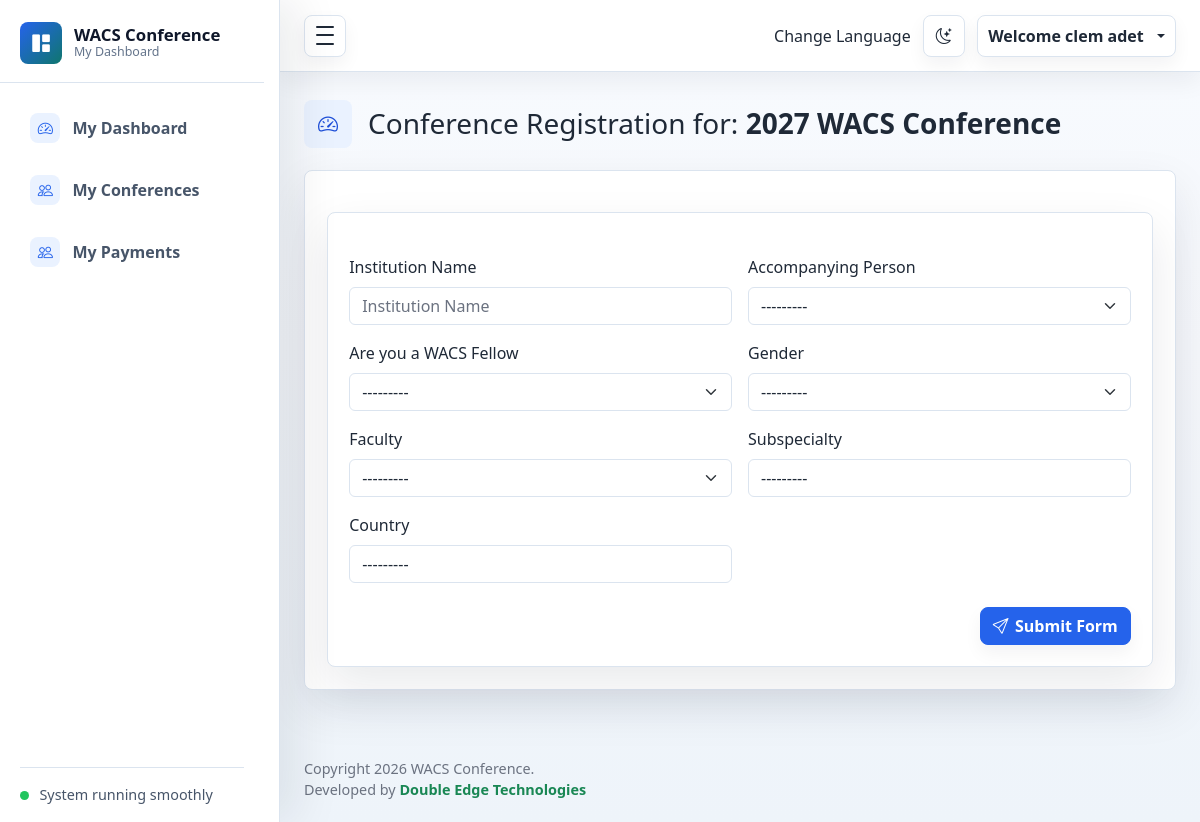
Screenshot of /conference-registration/1/ (signed in) with the database file from the repository.
### accounts/models.py (models this page shows, shortened)
class Account(AbstractBaseUser, PermissionsMixin):
    USER_TYPE_CHOICES = (
        ("candidate", "Candidate"),
        ("reviewer", "Reviewer"),
        ("admin", "Admin"),
        ("staff", "Staff"),
    )
    first_name = models.CharField(max_length=50)
    last_name = models.CharField(max_length=50)
    username = models.CharField(
        max_length=50,
        unique=True
    )
    email = models.EmailField(
        max_length=100,
        unique=True
    )
    phone_number = models.CharField(
        max_length=50,
        blank=True,
        null=True
    )
    faculty = models.ForeignKey(
        Faculty,
        on_delete=models.PROTECT,
        blank=True,
        null=True
    )
    user_type = models.CharField(
        max_length=20,
        choices=USER_TYPE_CHOICES,
        default="candidate"
    )
    date_joined = models.DateTimeField(auto_now_add=True)
    last_login = models.DateTimeField(
        auto_now=True
    )
    is_active = models.BooleanField(default=True)
    is_staff = models.BooleanField(default=False)
    is_admin = models.BooleanField(default=False)
    is_superadmin = models.BooleanField(default=False)
    objects = MyAccountManager()
    USERNAME_FIELD = "email"
    REQUIRED_FIELDS = [
        "username",
        "first_name",
        "last_name",
    ]
    class Meta:
        verbose_name = "Account"
        verbose_name_plural = "Accounts"

### conferencename/models.py (models this page shows, shortened)
class Conferencename(models.Model):
    name = models.CharField(max_length=200, unique=True)
    normalregistration_fee = models.CharField(max_length=200)
    lateregistration_fee = models.CharField(max_length=200)
    lateregistration_start_date = models.DateField(null=True, blank=True)
    conferencestartdate = models.DateField(null=True, blank=True)
    conferenceenddate = models.DateField(null=True, blank=True)
    created_at = models.DateField(auto_now_add=True)
    updated_at = models.DateField(auto_now=True)
    venue = models.CharField(max_length=300, blank=True, null=True)

### confregdetails/views.py (the view)
# urls.py: path('conference-registration/<int:id>/', include('confregdetails.urls')),
@login_required
def registration(request, id):
    faculties = Faculty.objects.all()
    conference = get_object_or_404(Conferencename, id=id)
    if request.method == "POST":
        form = ConfregdetailForm(request.POST)
        if form.is_valid():
            registration = form.save(commit=False)
            registration.user = request.user
            registration.conferencename = conference
            alreadyRegistered = Confregdetail.objects.filter(user = request.user,
                                                             conferencename = conference )
            if  alreadyRegistered:
                messages.error(request,
                                  "You already registered for this conference, you can NOT register for a conference twice!")
            else:
                registration.save()
                message = render_to_string('emails/conference_registration.html',
                                            {
                                                'user':request.user,
                                                'conference':conference,
                                            })
                email =EmailMessage(
                        'WACS Conference Registration Notification',
                        message,
                        to=[request.user.email]
                    )
                email.content_subtype = 'html'
                email.send(fail_silently=True)
                messages.success(
                        request,
                        "Your conference registration was saved, please check your mail for more details!, or follow the payment instructions below"
                    )
                return redirect('myconferencedetails', registration.id)
        else:
            print(form.errors)
    else:
        form = ConfregdetailForm()
    context = {
        'form':form,
        'faculties':faculties,
        'conference':conference,
    }
    return render(request, 'confregdetails/register.html', context)

### faculty/models.py (called while the page is built)
    def __str__(self):
        return self.faculty_name

### templates/confregdetails/register.html (shortened to what this page needs)
{% load static %}
{% include 'includes/aside.html' %}
{% include 'includes/navigation.html' %}
      <main class="dashboard-content">
        <div class="container-fluid px-3 px-lg-4 py-4">
          <div class="page-heading">
            <div class="page-heading-copy">
              <span class="page-icon"><i class="bi bi-speedometer2" aria-hidden="true"></i></span>
              <div>
                <h2 class="h3 mb-1">Conference Registration for: <b>{{ conference.name }} </b></h2>
              </div>
            </div>
           </div>
          <section class="panel mt-3">
             <form class="panel needs-validation" novalidate method="POST" action="{% url 'registration' conference.id  %}" >
                <div class="row g-3">
                                 <div class="col-md-6">
            <label class="form-label" for="formName">Institution Name</label>
                                 {{ form.institutionName }}
                    </div>
                            <div class="col-md-6"><label class="form-label"
                                 for="formPlan">Accompanying Person</label>
                    {{ form.accompany }}
                    </div>
         <div class="col-md-6">
            <label class="form-label" for="formPlan">Are you a WACS Fellow</label>
                    {{ form.wacsfellow }}
                    </div>
                      <div class="col-md-6"><label class="form-label" for="formPlan">Gender</label>
                    {{ form.gender }}
                    </div>
                      <div class="col-md-6"><label class="form-label" for="formPlan">Faculty</label>
                    {{ form.faculty }}
                    </div>
     <div class="col-md-6"><label class="form-label" for="formPlan">Subspecialty</label>
                    {{ form.subspecialty }}
                </div>
                <div class="col-md-6">
                    <label class="form-label" for="formPlan">Country</label>
                                        {{ form.country }}
                </div>
                      </div>
                <div class="d-flex justify-content-end mt-4">
                    <button class="btn btn-primary" type="submit"><i class="bi
                         bi-send" aria-hidden="true"></i> Submit Form</button></div>
              </form>
          </section>
        </div>
      </main>
{% include 'includes/footer.html' %}

### templates/includes/navigation.html (shortened to what this page needs)
    {% load static %}
    <div class="admin-main">
      <nav class="navbar admin-navbar navbar-expand bg-white">
        <div class="container-fluid px-3 px-lg-4">
          <button class="sidebar-toggle" type="button" data-sidebar-toggle
           aria-controls="adminSidebar" aria-expanded="true" aria-label="Toggle sidebar">
            <span></span>
            <span></span>
            <span></span>
          </button>
          <div class="navbar-actions ms-auto">
 <div class="gtranslate_wrapper">Change Language  </div>
            <button class="icon-button theme-toggle" type="button" data-theme-toggle
            aria-label="Switch color theme" title="Switch color theme">
              <i class="bi bi-moon-stars" data-theme-icon aria-hidden="true"></i>
            </button>
            <div class="dropdown">
              <button class="profile-button dropdown-toggle" type="button"
              data-bs-toggle="dropdown" aria-expanded="false">
                 Welcome {{ user.first_name}} {{ user.last_name}}
              </button>
            </div>
          </div>
        </div>
      </nav>

### rows the page displays
Account: first_name "clem", last_name "adet"
Conferencename: name "2027 WACS Conference"
